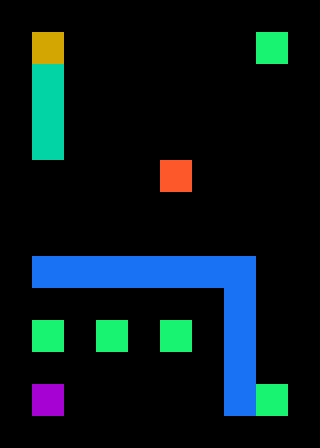

Tiled map render using the project's own tile images. Description and the whole map definition, tile-layer contents included, below:
An orthogonal 10x14 tile map with 32x32 px tiles, 1 tile layer (tiles) and 22 objects (16x Static, 5x Interactive, Start).

<map version="1.5" tiledversion="1.5.0" orientation="orthogonal" renderorder="right-down" width="10" height="14" tilewidth="32" tileheight="32" infinite="0" nextlayerid="3" nextobjectid="27">
 <tileset firstgid="1" source="../basic.tsx" />
 <layer id="1" name="tiles" width="10" height="14">
  <data encoding="csv">
11,11,11,11,11,11,11,11,11,11,
11,38,11,0,0,0,0,0,30,11,
11,28,11,0,0,0,0,0,0,11,
11,28,11,0,0,0,0,0,0,11,
11,28,11,0,0,0,0,0,0,11,
11,0,0,0,0,41,0,0,0,11,
11,0,0,0,0,0,0,0,0,11,
11,0,0,0,0,0,0,0,0,11,
11,24,24,24,24,24,24,24,0,11,
11,0,0,0,0,0,0,24,0,11,
11,30,0,30,0,30,0,24,0,11,
11,0,0,0,0,0,0,24,0,11,
11,18,0,0,0,0,0,24,30,11,
11,11,11,11,11,11,11,11,11,11
</data>
 </layer>
 <objectgroup id="2" name="objects">
  <object id="3" name="transform glass to 3" type="Interactive" gid="32" x="256" y="64" width="32" height="32">
   <properties>
    <property name="Group" type="int" value="5" />
    <property name="Transform group" type="int" value="3" />
    <property name="Transform onto" type="int" value="4" />
   </properties>
  </object>
  <object id="4" name="3" type="Static" gid="41" x="160" y="192" width="32" height="32">
   <properties>
    <property name="Group" type="int" value="3" />
    <property name="Properties" value="kills, blocks vision" />
   </properties>
  </object>
  <object id="5" name="glass" type="Static" gid="28" x="32" y="160" width="32" height="32">
   <properties>
    <property name="Group" type="int" value="4" />
    <property name="Properties" value="" />
   </properties>
  </object>
  <object id="6" name="glass" type="Static" gid="28" x="32" y="128" width="32" height="32">
   <properties>
    <property name="Group" type="int" value="4" />
    <property name="Properties" value="" />
   </properties>
  </object>
  <object id="7" name="glass" type="Static" gid="28" x="32" y="96" width="32" height="32">
   <properties>
    <property name="Group" type="int" value="4" />
    <property name="Properties" value="" />
   </properties>
  </object>
  <object id="8" name="Flag" type="Static" gid="37" x="32" y="64" width="32" height="32">
   <properties>
    <property name="Group" type="int" value="6" />
    <property name="Properties" value="win" />
   </properties>
  </object>
  <object id="9" name="Start" type="Start" gid="17" x="32" y="416" width="32" height="32" />
  <object id="10" name="2" type="Static" gid="22" x="32" y="288" width="32" height="32">
   <properties>
    <property name="Group" type="int" value="2" />
    <property name="Properties" value="unpassable, kills" />
   </properties>
  </object>
  <object id="11" name="2" type="Static" gid="22" x="64" y="288" width="32" height="32">
   <properties>
    <property name="Group" type="int" value="2" />
    <property name="Properties" value="unpassable, kills" />
   </properties>
  </object>
  <object id="12" name="2" type="Static" gid="22" x="96" y="288" width="32" height="32">
   <properties>
    <property name="Group" type="int" value="2" />
    <property name="Properties" value="unpassable, kills" />
   </properties>
  </object>
  <object id="13" name="2" type="Static" gid="22" x="128" y="288" width="32" height="32">
   <properties>
    <property name="Group" type="int" value="2" />
    <property name="Properties" value="unpassable, kills" />
   </properties>
  </object>
  <object id="14" name="2" type="Static" gid="22" x="160" y="288" width="32" height="32">
   <properties>
    <property name="Group" type="int" value="2" />
    <property name="Properties" value="unpassable, kills" />
   </properties>
  </object>
  <object id="15" name="2" type="Static" gid="22" x="192" y="288" width="32" height="32">
   <properties>
    <property name="Group" type="int" value="2" />
    <property name="Properties" value="unpassable, kills" />
   </properties>
  </object>
  <object id="16" name="2" type="Static" gid="22" x="224" y="320" width="32" height="32">
   <properties>
    <property name="Group" type="int" value="2" />
    <property name="Properties" value="unpassable, kills" />
   </properties>
  </object>
  <object id="17" name="2" type="Static" gid="22" x="224" y="288" width="32" height="32">
   <properties>
    <property name="Group" type="int" value="2" />
    <property name="Properties" value="unpassable, kills" />
   </properties>
  </object>
  <object id="18" name="2" type="Static" gid="22" x="224" y="352" width="32" height="32">
   <properties>
    <property name="Group" type="int" value="2" />
    <property name="Properties" value="unpassable, kills" />
   </properties>
  </object>
  <object id="19" name="2" type="Static" gid="22" x="224" y="384" width="32" height="32">
   <properties>
    <property name="Group" type="int" value="2" />
    <property name="Properties" value="unpassable, kills" />
   </properties>
  </object>
  <object id="20" name="2" type="Static" gid="22" x="224" y="416" width="32" height="32">
   <properties>
    <property name="Group" type="int" value="2" />
    <property name="Properties" value="unpassable, kills" />
   </properties>
  </object>
  <object id="21" name="add 'unpassable' to glass" type="Interactive" gid="32" x="32" y="352" width="32" height="32">
   <properties>
    <property name="Group" type="int" value="5" />
    <property name="Transform group" type="int" value="4" />
    <property name="toggle property" value="unpassable" />
   </properties>
  </object>
  <object id="22" name="remove 'kills' from 2" type="Interactive" gid="32" x="96" y="352" width="32" height="32">
   <properties>
    <property name="Group" type="int" value="5" />
    <property name="Transform group" type="int" value="2" />
    <property name="toggle property" value="kills" />
   </properties>
  </object>
  <object id="24" name="remove 'unpassable' from 2" type="Interactive" gid="32" x="160" y="352" width="32" height="32">
   <properties>
    <property name="Group" type="int" value="5" />
    <property name="Transform group" type="int" value="2" />
    <property name="toggle property" value="unpassable" />
   </properties>
  </object>
  <object id="25" name="remove 'kills' from 3" type="Interactive" gid="32" x="256" y="416" width="32" height="32">
   <properties>
    <property name="Group" type="int" value="5" />
    <property name="Transform group" type="int" value="3" />
    <property name="toggle property" value="kills" />
   </properties>
  </object>
 </objectgroup>
</map>
